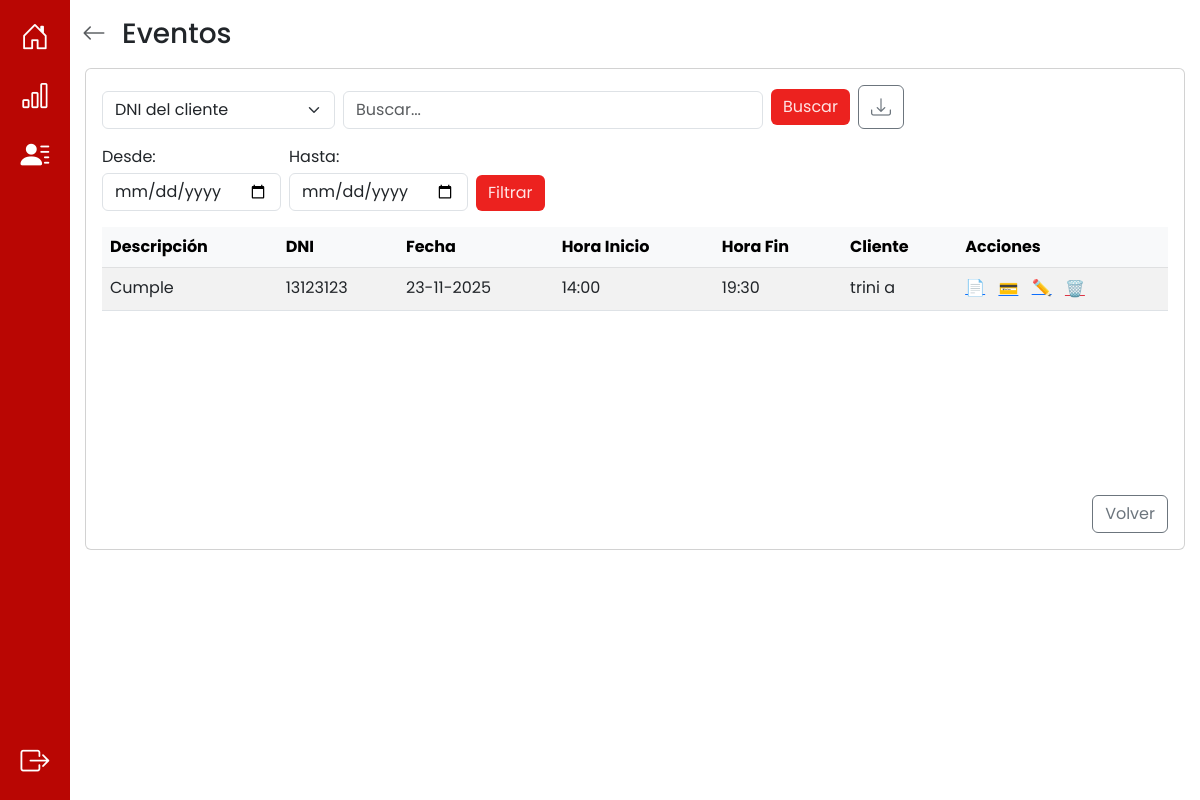
Before: /eventos/ (signed in) with the older database file.
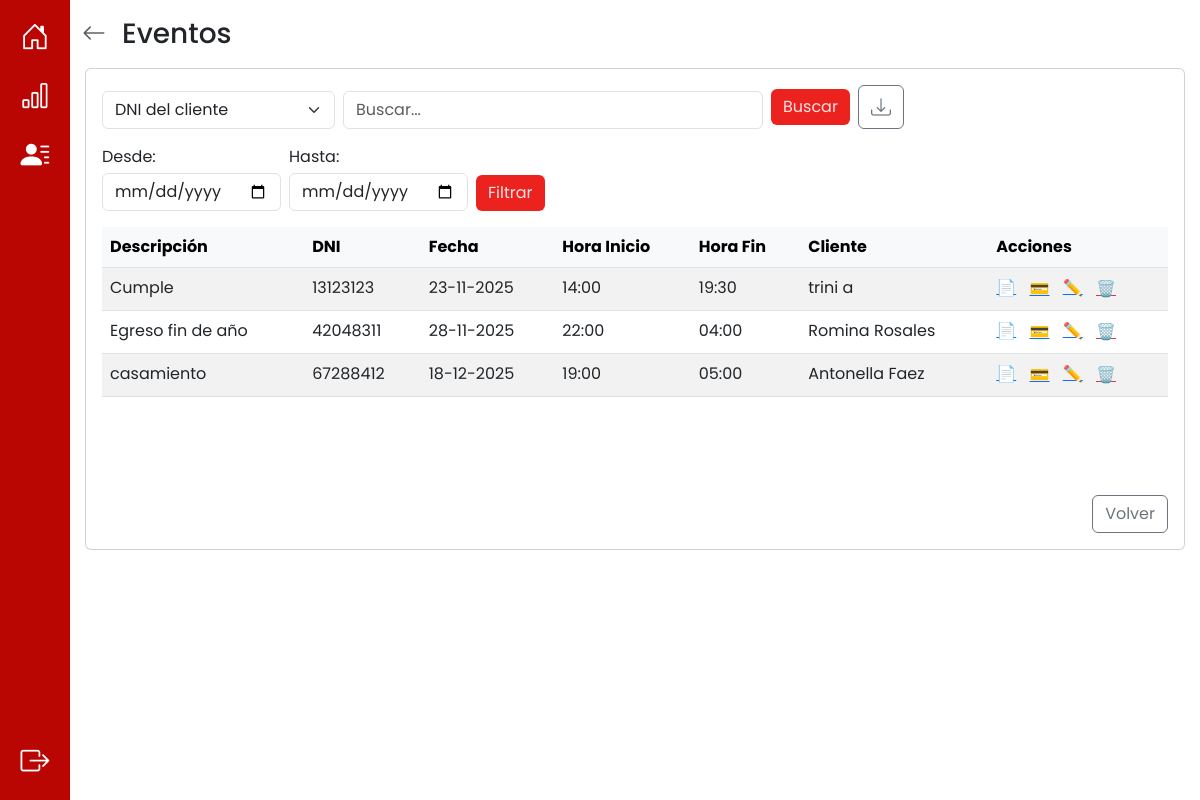
After: the same page with the newer database file.
### app/models.py (models this page shows, shortened)
class Evento(db.Model):
    __tablename__ = 'evento'
    id_evento = db.Column(db.Integer, primary_key=True, autoincrement=True)
    descripcion = db.Column(db.String(100))
    fecha_inicio = db.Column(db.DateTime, nullable=False)
    fecha_fin = db.Column(db.DateTime, nullable=False)
    observaciones = db.Column(db.String(100))
    monto_total = db.Column(db.Numeric(10, 2), nullable=False)
    adeuda = db.Column(db.Boolean, default=True) #esto se actualiza cuando todos los pagos == monto total
    nro_recibo = db.Column(db.Integer) #esto se actualiza cuando todos los pagos == monto total
    @property
    def monto_deuda(self):
        return float(self.monto_total) - sum(float(p.monto_pago) for p in self.pagos)
    dni = db.Column(db.String(20), db.ForeignKey('cliente.dni'), nullable=False)
    id_responsable_apertura = db.Column(db.Integer, db.ForeignKey('responsable_llave.id_responsable'))
    id_responsable_cierre = db.Column(db.Integer, db.ForeignKey('responsable_llave.id_responsable'))
    usuario_creacion = db.Column(db.String(10), db.ForeignKey('cuenta.nombre_usuario'), nullable=False)
    cliente = db.relationship('Cliente', back_populates='eventos')
    responsable_apertura = db.relationship('ResponsableLlave', foreign_keys=[id_responsable_apertura], back_populates='eventos_apertura')
    responsable_cierre = db.relationship('ResponsableLlave', foreign_keys=[id_responsable_cierre], back_populates='eventos_cierre')
    usuario = db.relationship('Cuenta', back_populates='eventos')
    pagos = db.relationship('Pago', back_populates='evento', cascade="all, delete-orphan")
    auditorias_evento = db.relationship('AuditoriaEvento', back_populates='evento', cascade="all, delete-orphan")

class Cliente(db.Model):
    __tablename__ = 'cliente'
    dni = db.Column(db.String(20), primary_key=True)
    nombre = db.Column(db.String(20), nullable=False)
    apellido = db.Column(db.String(20), nullable=False)
    telefono = db.Column(db.String(15), nullable=False)
    institucion = db.Column(db.String(40), nullable=True)
    eventos = db.relationship('Evento', back_populates='cliente', cascade="all, delete-orphan")

### app/routes/eventos_routes.py (the view)
@eventos_bp.route("/", methods=["GET"])
def eventos():
    try:
        eventos = Evento.query.all()
        return render_template('eventos.html', eventos = eventos)
    except Exception as e:
        print(f"Error al cargar eventos: {str(e)}")
        return render_template("eventos.html", mensaje="Error al cargar eventos")

### app/models.py (called while the page is built)
    def es_administrador(self):
        return Administrador.query.filter_by(nombre_usuario=self.nombre_usuario).first() is not None

### app/templates/eventos.html (shortened to what this page needs)
{% extends 'base.html' %} {% block title %} Eventos {% endblock %} {% block
content %}
<div class="container py-3">
  <div class="d-flex align-items-center mb-3">
    <a
      href="{{ url_for('auth.inicio') }}"
      class="text-muted me-3"
      aria-label="Volver"
    >
      <i class="bi bi-arrow-left fs-4"></i>
    </a>
    <h3 class="m-0">Eventos</h3>
  </div>
  <div class="d-flex justify-content-center">
    <div class="card w-100" style="max-width: 1100px">
      <div class="card-body d-flex flex-column" style="min-height: 60vh">
        <div class="row mb-3">
          <div class="col-12">
            <form
              action="{{ url_for('eventos_bp.buscar_evento_campo') }}"
              method="POST"
              class="d-flex gap-2 align-items-end"
            >
              <div>
                <select name="campo" id="campo" class="form-select">
                  <option value="dni" selected>DNI del cliente</option>
                </select>
              </div>
              <div class="flex-grow-1" style="max-width: 420px">
                <input
                  type="search"
                  name="valor"
                  id="valor"
                  class="form-control"
                  placeholder="Buscar..."
                  aria-label="Buscar"
                  value="{{ valor if valor else '' }}"
                />
              </div>
              <div class="d-flex align-items-center">
                <button type="submit" class="btn btn-custom me-2">
                  Buscar
                </button>
                <button
                  type="button"
                  id="downloadPdfBtn"
                  class="btn btn-outline-secondary"
                  title="Descargar lista (PDF)"
                >
                  <i class="bi bi-download fs-5"></i>
                </button>
              </div>
            </form>
          </div>
        </div>
        <div class="row mb-3">
          <div class="col-12">
            <form
              action="{{ url_for('eventos_bp.rango_eventos_por_fecha') }}"
              method="GET"
              class="d-flex gap-2 align-items-end"
            >
              <div>
                <label class="form-label mb-1">Desde:</label>
                <input
                  type="date"
                  id="desde"
                  name="desde"
                  class="form-control"
                />
              </div>
              <div>
                <label class="form-label mb-1">Hasta:</label>
                <input
                  type="date"
                  id="hasta"
                  name="hasta"
                  class="form-control"
                />
              </div>
              <div class="align-self-end">
                <button type="submit" class="btn btn-custom">Filtrar</button>
              </div>
            </form>
          </div>
        </div>
        <div class="row flex-grow-1 mb-3">
          <div class="col-12">
            <div style="max-height: 50vh; overflow: auto">
              <table class="table table-striped table-hover mb-0">
                <thead
                  class="table-light position-sticky top-0"
                  style="z-index: 1"
                >
                  <tr>
                    <th>Descripción</th>
                    <th>DNI</th>
                    <th>Fecha</th>
                    <th>Hora Inicio</th>
                    <th>Hora Fin</th>
                    <th>Cliente</th>
                    <th>Acciones</th>
                  </tr>
                </thead>
                <tbody>
                  {% for evento in eventos %}
                  <tr>
                    <td>{{evento.descripcion}}</td>
                    <td class="td-dni">{{ evento.dni }}</td>
                    <td>
                      {{ evento.fecha_inicio.strftime('%d-%m-%Y') if
                      evento.fecha_inicio else 'N/A' }}
                    </td>
                    <td>
                      {{ evento.fecha_inicio.strftime('%H:%M') if
                      evento.fecha_inicio else 'N/A' }}
                    </td>
                    <td>
                      {{ evento.fecha_fin.strftime('%H:%M') if evento.fecha_fin
                      else 'N/A' }}
                    </td>
                    <td>
                      {{ evento.cliente.nombre }} {{ evento.cliente.apellido }}
                    </td>
                    <td class="acciones">
                      <a
                        href="{{ url_for('eventos_bp.detalles_evento', id_evento=evento.id_evento) }}"
                        class="me-2"
                        >📄</a
                      >
                      {% if current_user.es_administrador() %}
                      <button
                        type="button"
                        class="me-2 btn btn-link p-0 openAddPaymentBtn"
                        data-action="{{ url_for('ingresos.agregar_pago', id_evento=evento.id_evento) }}"
                        data-id="{{ evento.id_evento }}"
                        data-descripcion="{{ evento.descripcion | e }}"
                        data-monto="{{ evento.monto_total }}"
                        data-monto-deuda="{{ (evento.monto_deuda if evento.monto_deuda is defined else (evento.monto_total - (evento.pagos | map(attribute='monto_pago') | sum))) }}"
                        data-adeuda="{{ '1' if evento.adeuda else '0' }}"
                        data-cliente-nombre="{{ evento.cliente.nombre if evento.cliente is defined else '' }}"
                        data-cliente-apellido="{{ evento.cliente.apellido if evento.cliente is defined else '' }}"
                        data-cliente-dni="{{ evento.cliente.dni if evento.cliente is defined else '' }}"
                        data-responsable-nombre="{{ evento.responsable_apertura.nombre if evento.responsable_apertura is defined else '' }}"
                        data-responsable-apellido="{{ evento.responsable_apertura.apellido if evento.responsable_apertura is defined else '' }}"
                      >
                        💳
                      </button>
                      <a
                        href="{{ url_for('eventos_bp.editar_evento', id_evento=evento.id_evento) }}"
                        class="me-2"
                        >✏️</a
                      >
                      <form
                        action="{{ url_for('eventos_bp.eliminar_evento', id_evento=evento.id_evento) }}"
                        method="POST"
                        style="display: inline"
                      >
                        <button
                          type="submit"
                          class="btn btn-link p-0 text-danger"
                          onclick="return confirm('¿Seguro que querés eliminar este evento?')"
                        >
                          🗑️
                        </button>
                      </form>
                      {% endif %}
                    </td>
                  </tr>
                  {% else %}
                  <tr>
                    <td colspan="7" class="text-center py-4">
                      No hay eventos cargados
                    </td>
                  </tr>
                  {% endfor %}
                </tbody>
              </table>
            </div>
          </div>
        </div>
        <div class="row">
          <div class="col-md-8 d-flex flex-column justify-content-center">
          </div>
          <div class="col-md-4 d-flex justify-content-end align-items-center">
            <a
              href="{{ url_for('auth.inicio') }}"
              class="btn btn-outline-secondary"
              >Volver</a
            >
          </div>
        </div>
      </div>
    </div>
  </div>
</div>
{% endblock %}

### app/templates/base.html (shortened to what this page needs)
<!DOCTYPE html>
<html>
  <head>
    <link
      href="https://cdn.jsdelivr.net/npm/bootstrap@5.3.0/dist/css/bootstrap.min.css"
      rel="stylesheet"
    />
    <link
      href="https://cdn.jsdelivr.net/npm/bootstrap-icons@1.11.3/font/bootstrap-icons.css"
      rel="stylesheet"
    />
    <link
      rel="stylesheet"
      href="{{ url_for('static', filename='css/style.css') }}"
    />
    {% block extra_head %}
    <link
      href="https://cdn.jsdelivr.net/npm/fullcalendar@6.1.8/index.global.min.css"
      rel="stylesheet"
    />
    <link
      href="{{ url_for('static', filename='css/calendar.css') }}"
      rel="stylesheet"
    />
    {% endblock %} {% block styles %}{% endblock %}
  </head>
  <body>
    <div class="layout-with-sidebar">
      <nav class="sidebar bg-pry p-3" aria-label="Barra lateral">
        <ul class="nav flex-column align-items-center h-100" style="gap: 1rem">
          <li
            class="nav-item {% if active_page == 'inicio' %}active-nav{% endif %}"
          >
            <a
              class="nav-link p-0"
              href="{{ url_for('auth.inicio') }}"
              title="Inicio"
            >
              <i
                class="bi bi-house-door {% if active_page == 'inicio' %}text-secondary{% else %}text-white{% endif %}"
                style="font-size: 1.8rem"
              >
              </i>
            </a>
          </li>
          {% if current_user.es_administrador() %}
          <li
            class="nav-item {% if active_page == 'ingresos' %}active-nav{% endif %}"
          >
            <a
              class="nav-link p-0"
              href="{{ url_for('ingresos.ingresos') }}"
              title="Ingresos"
            >
              <i
                class="bi bi-bar-chart {% if active_page == 'ingresos' %}text-secondary{% else %}text-white{% endif %}"
                style="font-size: 1.8rem"
              >
              </i>
            </a>
          </li>
          <li
            class="nav-item {% if active_page == 'cuentas' %}active-nav{% endif %}"
          >
            <a
              class="nav-link p-0"
              href="{{ url_for('cuentas.cuentas') }}"
              title="Cuentas"
            >
              <i
                class="bi bi-person-lines-fill {% if active_page == 'cuentas' %}text-secondary{% else %}text-white{% endif %}"
                style="font-size: 1.8rem"
              >
              </i>
            </a>
          </li>
          {% endif %}
          <li class="nav-item mt-auto">
            <a
              class="nav-link p-0 text-white"
              href="{{ url_for('auth.salir') }}"
              title="Cerrar sesión"
            >
              <i
                class="bi bi-box-arrow-right text-white"
                style="font-size: 1.8rem"
              ></i>
            </a>
          </li>
        </ul>
      </nav>
      <main class="main-content flex-grow-1">
        {% block content %}{% endblock %}
      </main>
    </div>
  </body>
</html>

### app/static/css/style.css (style rules this page uses)
:root { --color-primario: #b90603; --color-hover: #ffe4e4; --color-btn: #ec221f; }
html, body { height: 100%; margin: 0; overflow-x: hidden; }
body { font-family: "Poppins", sans-serif; font-weight: 400; font-style: normal; margin: 0; padding: 0; }
.layout-with-sidebar { display: flex; align-items: stretch; min-height: 100vh; }
.sidebar { width: 70px; display: flex; flex-direction: column; align-items: center; padding-top: 1rem; padding-bottom: 1rem; height: auto; overflow-y: auto; }
.main-content { flex: 1; min-height: 0; background: transparent; padding: 0; }
.btn-custom { background-color: var(--color-btn); color: var(--color-hover); border: none; transition: background 0.2s; }
.bg-pry { background-color: var(--color-primario); }

Changed rows visible on the page:
added Evento: descripcion "Egreso fin de año", dni "42048311", fecha_inicio "28-11-2025", fecha_inicio "22:00", fecha_fin "04:00", cliente.nombre "Romina", cliente.apellido "Rosales"
added Evento: descripcion "casamiento", dni "67288412", fecha_inicio "18-12-2025", fecha_inicio "19:00", fecha_fin "05:00", cliente.nombre "Antonella", cliente.apellido "Faez"
